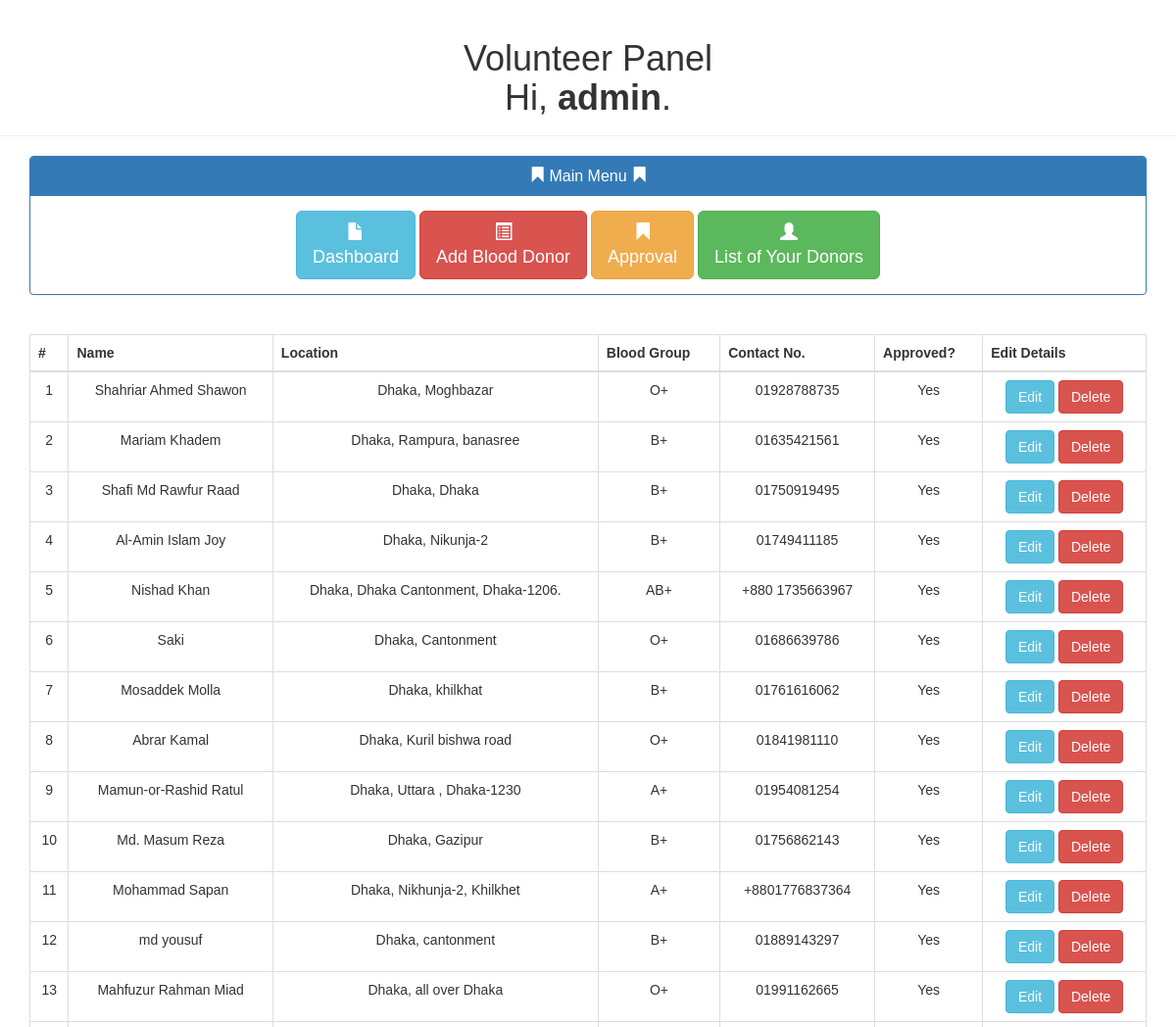
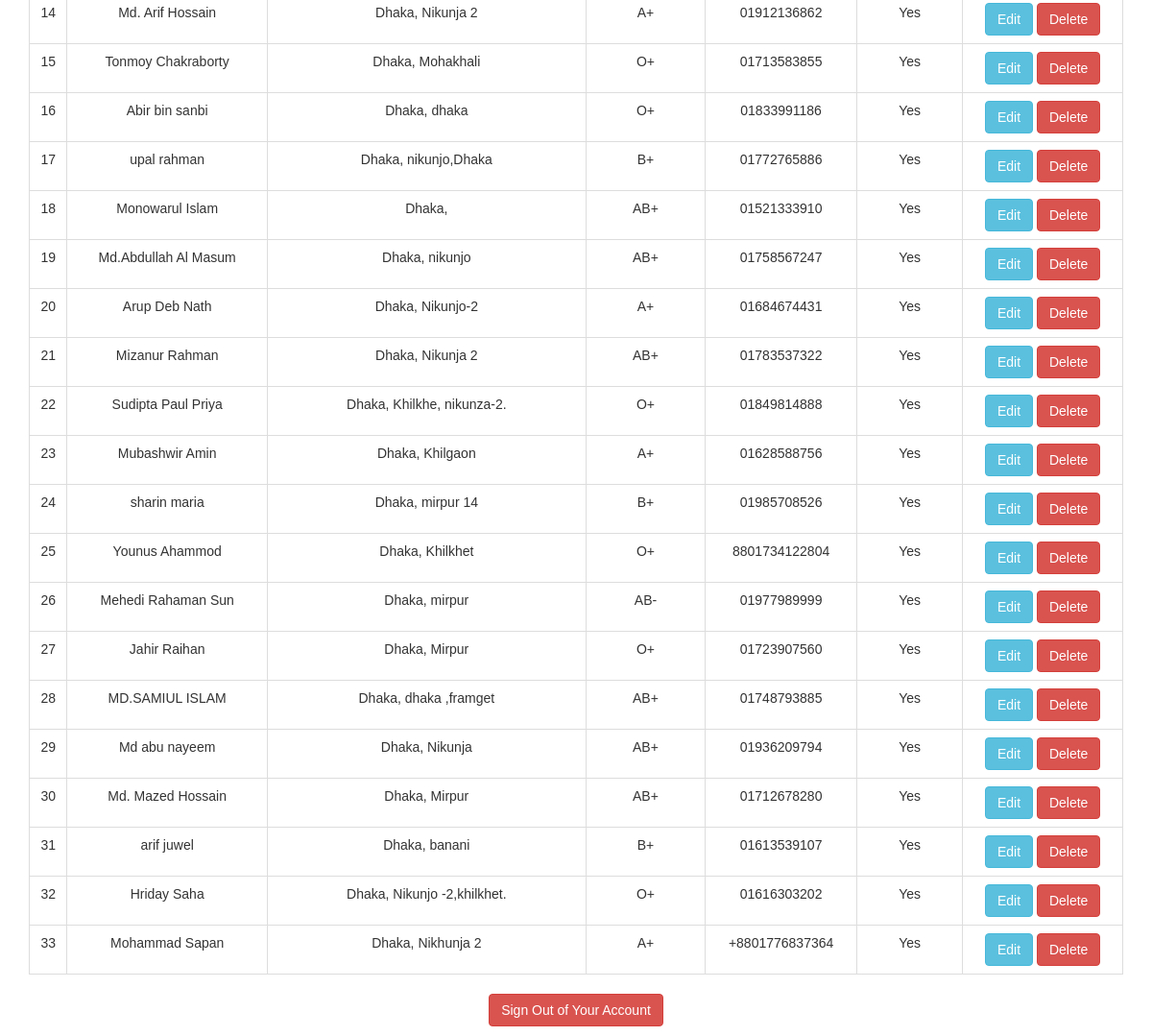
Page /donorall.php (signed in) on the committed database (2 pictures, top to bottom).
### tables this page shows
CREATE TABLE `sheet1` (
  `id` int(11) NOT NULL,
  `Name` varchar(22) DEFAULT NULL,
  `Password` varchar(10) DEFAULT NULL,
  `DOB` varchar(10) DEFAULT NULL,
  `BloodGroup` varchar(3) DEFAULT NULL,
  `Gender` varchar(10) DEFAULT NULL,
  `City` varchar(25) DEFAULT NULL,
  `Area` varchar(31) DEFAULT NULL,
  `Mobile` varchar(24) DEFAULT NULL,
  `FBID` varchar(100) DEFAULT NULL,
  `EmailAddress` varchar(100) DEFAULT NULL,
  `LastDonated` varchar(13) DEFAULT NULL,
  `Approved` int(1) DEFAULT NULL,
  `Remarks` varchar(25) DEFAULT NULL,
  `Reference` varchar(50) DEFAULT NULL
);

### donorall.php (the view, shortened to what this page needs)
<!DOCTYPE html>
<html lang="en">
<head>
    <link rel="stylesheet" href="https://maxcdn.bootstrapcdn.com/bootstrap/3.3.7/css/bootstrap.css">
</head>
<body>
    <div class="page-header">
        <h1>Volunteer Panel <br/>Hi, <b><?php echo htmlspecialchars($_SESSION['username']); ?></b>. </h1>
    </div>
    <div class="container">
    <div class="row">
        <div class="col-md-12">
            <div class="panel panel-primary">
                <div class="panel-heading">
                    <h3 class="panel-title">
                        <span class="glyphicon glyphicon-bookmark"></span> Main Menu <span class="glyphicon glyphicon-bookmark"></h3>
                </div>
                <div class="panel-body">
                    <div class="row">
                            <a href="welcome.php" class="btn btn-info btn-lg" role="button"><span class="glyphicon glyphicon-file"></span> <br/>Dashboard</a>
                          <a href="add.php" class="btn btn-danger btn-lg" role="button"><span class="glyphicon glyphicon-list-alt"></span> <br/>Add Blood Donor</a>
                          <a href="cmod.php" class="btn btn-warning btn-lg" role="button"><span class="glyphicon glyphicon-bookmark"></span> <br/>Approval</a>
                          <a href="donorall.php" class="btn btn-success btn-lg" role="button"><span class="glyphicon glyphicon-user"></span> <br/>List of Your Donors</a>
                    </div>
                </div>
            </div>
        </div>
    </div>
</div>
<div class="px-0">
    <div class="container">
      <div class="row">
        <div class="col-md-12" style="margin-top:20px;">
    <table class="table table-bordered">
            <thead>
              <tr>
                <th>#</th>
                <th>Name</th>
                <th>Location</th>
                <th>Blood Group</th>
                <th>Contact No.</th>
                <th>Approved?</th>
                <th>Edit Details</th>
              </tr>
            </thead>
            <tbody>
    <?php
    include('database.php');
    $sql="SELECT * FROM sheet1";
    $result = mysqli_query($con, $sql);
     if ($result->num_rows > 0) {
        $i=1;
        while($row = mysqli_fetch_array($result)) {
          ?>
              <tr>
                <td>
                <?php
                echo $i++;
                ?>
                </td>
                <td><?php echo $row["Name"]; ?></td>
                <td><?php echo $row["City"]; ?>, <?php echo $row["Area"]; ?></td>
                <td><?php echo $row["BloodGroup"]; ?></td>
                <td><?php echo $row["Mobile"]; ?></td>
                <td> <?php if($row["Approved"]==1) printf("Yes"); else printf("No"); ?> </td>
                <td>
                  <a href="edit.php?id=<?php echo $row["id"]; ?>" class="btn btn-info" role="button">Edit</a>
                  <a href="approve.php?isGood=0&id=<?php echo $row["id"]; ?>" class="btn btn-danger" role="button">Delete</a>
                </td>
              </tr>
              <?php
              }
              } else {
              echo "0 results";
              }
    ?>
            </tbody>
          </table>
</div></div></div></div>
    <p><a href="logout.php" class="btn btn-danger">Sign Out of Your Account</a></p>
</body>
</html>

### donorall.php (style rules this page uses)
body { font: 14px sans-serif; text-align: center; }

### rows in the picture
sheet1: Name "Shahriar Ahmed Shawon", City "Dhaka", Area "Moghbazar", BloodGroup "O+", Mobile "01928788735", Approved "Yes"
sheet1: Name "Mariam Khadem", City "Dhaka", Area "Rampura, banasree", BloodGroup "B+", Mobile "01635421561", Approved "Yes"
sheet1: Name "Shafi Md Rawfur Raad", City "Dhaka", Area "Dhaka", BloodGroup "B+", Mobile "01750919495", Approved "Yes"
sheet1: Name "Al-Amin Islam Joy", City "Dhaka", Area "Nikunja-2", BloodGroup "B+", Mobile "01749411185", Approved "Yes"
sheet1: Name "Nishad Khan", City "Dhaka", Area "Dhaka Cantonment, Dhaka-1206.", BloodGroup "AB+", Mobile "+880 1735663967", Approved "Yes"
sheet1: Name "Saki", City "Dhaka", Area "Cantonment", BloodGroup "O+", Mobile "01686639786", Approved "Yes"
sheet1: Name "Mosaddek Molla", City "Dhaka", Area "khilkhat", BloodGroup "B+", Mobile "01761616062", Approved "Yes"
sheet1: Name "Abrar Kamal", City "Dhaka", Area "Kuril bishwa road", BloodGroup "O+", Mobile "01841981110", Approved "Yes"
sheet1: Name "Mamun-or-Rashid Ratul", City "Dhaka", Area "Uttara , Dhaka-1230", BloodGroup "A+", Mobile "01954081254", Approved "Yes"
sheet1: Name "Md. Masum Reza", City "Dhaka", Area "Gazipur", BloodGroup "B+", Mobile "01756862143", Approved "Yes"
sheet1: Name "Mohammad Sapan", City "Dhaka", Area "Nikhunja-2, Khilkhet", BloodGroup "A+", Mobile "+8801776837364", Approved "Yes"
sheet1: Name "md yousuf", City "Dhaka", Area "cantonment", BloodGroup "B+", Mobile "01889143297", Approved "Yes"
sheet1: Name "Mahfuzur Rahman Miad", City "Dhaka", Area "all over Dhaka", BloodGroup "O+", Mobile "01991162665", Approved "Yes"
sheet1: Name "Md. Arif Hossain", City "Dhaka", Area "Nikunja 2", BloodGroup "A+", Mobile "01912136862", Approved "Yes"
sheet1: Name "Tonmoy Chakraborty", City "Dhaka", Area "Mohakhali", BloodGroup "O+", Mobile "01713583855", Approved "Yes"
sheet1: Name "Abir bin sanbi", City "Dhaka", Area "dhaka", BloodGroup "O+", Mobile "01833991186", Approved "Yes"
sheet1: Name "upal rahman", City "Dhaka", Area "nikunjo,Dhaka", BloodGroup "B+", Mobile "01772765886", Approved "Yes"
sheet1: Name "Monowarul Islam", City "Dhaka", BloodGroup "AB+", Mobile "01521333910", Approved "Yes"
sheet1: Name "Md.Abdullah Al Masum", City "Dhaka", Area "nikunjo", BloodGroup "AB+", Mobile "01758567247", Approved "Yes"
sheet1: Name "Arup Deb Nath", City "Dhaka", Area "Nikunjo-2", BloodGroup "A+", Mobile "01684674431", Approved "Yes"
sheet1: Name "Mizanur Rahman", City "Dhaka", Area "Nikunja 2", BloodGroup "AB+", Mobile "01783537322", Approved "Yes"
sheet1: Name "Sudipta Paul Priya", City "Dhaka", Area "Khilkhe, nikunza-2.", BloodGroup "O+", Mobile "01849814888", Approved "Yes"
sheet1: Name "Mubashwir Amin", City "Dhaka", Area "Khilgaon", BloodGroup "A+", Mobile "01628588756", Approved "Yes"
sheet1: Name "sharin maria", City "Dhaka", Area "mirpur 14", BloodGroup "B+", Mobile "01985708526", Approved "Yes"
sheet1: Name "Younus Ahammod", City "Dhaka", Area "Khilkhet", BloodGroup "O+", Mobile "8801734122804", Approved "Yes"
sheet1: Name "Mehedi Rahaman Sun", City "Dhaka", Area "mirpur", BloodGroup "AB-", Mobile "01977989999", Approved "Yes"
sheet1: Name "Jahir Raihan", City "Dhaka", Area "Mirpur", BloodGroup "O+", Mobile "01723907560", Approved "Yes"
sheet1: Name "MD.SAMIUL ISLAM", City "Dhaka", Area "dhaka ,framget", BloodGroup "AB+", Mobile "01748793885", Approved "Yes"
sheet1: Name "Md abu nayeem", City "Dhaka", Area "Nikunja", BloodGroup "AB+", Mobile "01936209794", Approved "Yes"
sheet1: Name "Md. Mazed Hossain", City "Dhaka", Area "Mirpur", BloodGroup "AB+", Mobile "01712678280", Approved "Yes"
sheet1: Name "arif juwel", City "Dhaka", Area "banani", BloodGroup "B+", Mobile "01613539107", Approved "Yes"
sheet1: Name "Hriday Saha", City "Dhaka", Area "Nikunjo -2,khilkhet.", BloodGroup "O+", Mobile "01616303202", Approved "Yes"
sheet1: Name "Mohammad Sapan", City "Dhaka", Area "Nikhunja 2", BloodGroup "A+", Mobile "+8801776837364", Approved "Yes"

### other values in the picture
$_SESSION['username'] "admin"
